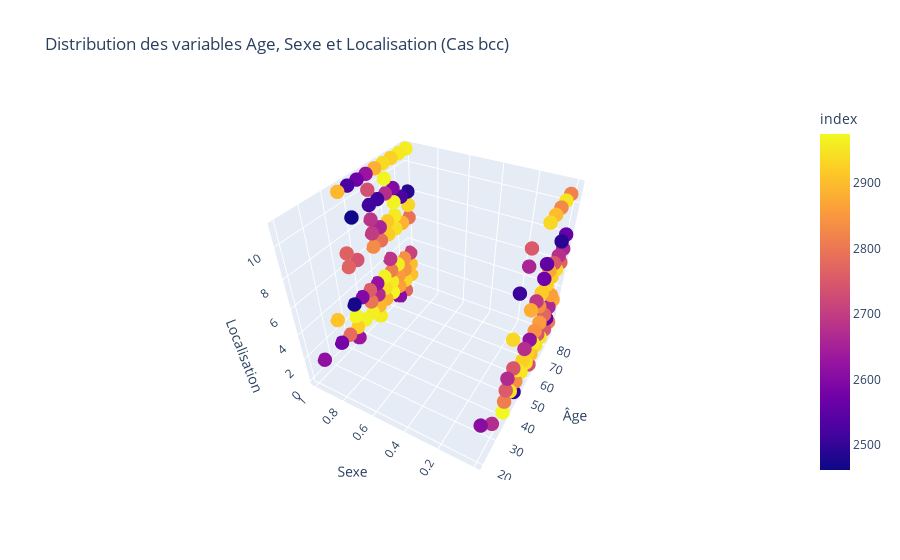

Notebook cell for this chart:
### Code cell
import plotly.express as px
# Créer un DataFrame avec les variables pertinentes pour les cas bcc
bcc_data = df[df['dx'] == 'bcc'][['age', 'sex', 'localization']]

bcc_data['sex'] = bcc_data['sex'].astype('category').cat.codes
bcc_data['localization'] = bcc_data['localization'].astype('category').cat.codes

# Graphique 3D interactif
fig = px.scatter_3d(
    bcc_data,
    x='age',
    y='sex',
    z='localization',
    color=bcc_data.index,  # Colorer par index ou autre catégorie
    labels={'sex': 'Sexe', 'localization': 'Localisation'},
    title="Distribution des variables Age, Sexe et Localisation (Cas bcc)"
)
fig.update_traces(marker=dict(size=5))
fig.update_layout(scene=dict(xaxis_title='Âge', yaxis_title='Sexe', zaxis_title='Localisation'))
fig.show()

### Figure 1 — Plotly figure (JSON) as saved in the notebook; plotly's stock layout.template omitted (floating-point values rounded to 4 significant figures; data arrays with more than 128 entries replaced by an {"elided": "..."} marker saying what was removed)
{"data": [{"hovertemplate": "age=%{x}<br>Sexe=%{y}<br>Localisation=%{z}<br>index=%{marker.color}<extra></extra>", "legendgroup": "", "marker": {"color": {"elided": "514 int values"}, "coloraxis": "coloraxis", "size": 5, "symbol": "circle"}, "mode": "markers", "name": "", "scene": "scene", "showlegend": false, "type": "scatter3d", "x": {"elided": "514 int values"}, "y": {"elided": "514 int values"}, "z": {"elided": "514 int values"}}], "layout": {"autosize": true, "coloraxis": {"colorbar": {"title": {"text": "index"}}, "colorscale": [[0, "#0d0887"], [0.1111, "#46039f"], [0.2222, "#7201a8"], [0.3333, "#9c179e"], [0.4444, "#bd3786"], [0.5556, "#d8576b"], [0.6667, "#ed7953"], [0.7778, "#fb9f3a"], [0.8889, "#fdca26"], [1, "#f0f921"]]}, "legend": {"tracegroupgap": 0}, "scene": {"aspectmode": "auto", "aspectratio": {"x": 1, "y": 1, "z": 1}, "camera": {"center": {"x": 0, "y": 0, "z": 0}, "eye": {"x": -1.549, "y": -0.8727, "z": 1.451}, "projection": {"type": "perspective"}, "up": {"x": 0, "y": 0, "z": 1}}, "domain": {"x": [0, 1], "y": [0, 1]}, "xaxis": {"title": {"text": "Âge"}, "type": "linear"}, "yaxis": {"title": {"text": "Sexe"}, "type": "linear"}, "zaxis": {"title": {"text": "Localisation"}, "type": "linear"}}, "title": {"text": "Distribution des variables Age, Sexe et Localisation (Cas bcc)"}}}
